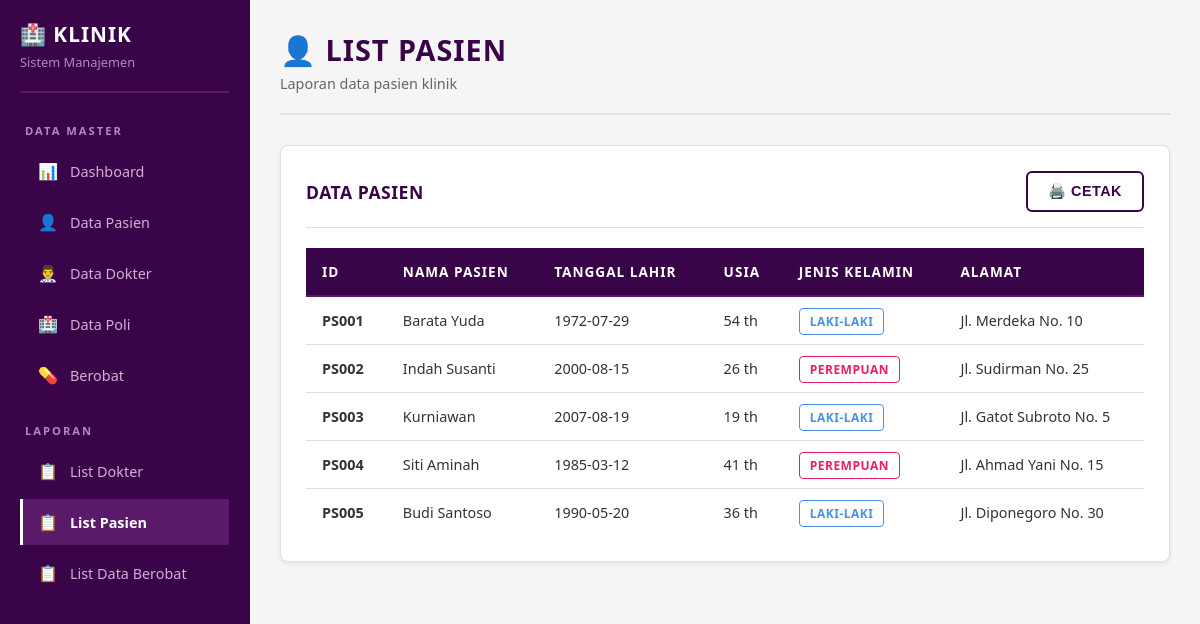
The app's page /list_pasien.php with its own data.
### tables this page shows
CREATE TABLE Pasien (
    PasienKlinik_ID VARCHAR(10) PRIMARY KEY,
    Nama_PasienKlinik VARCHAR(100) NOT NULL,
    Tanggal_LahirPasien DATE NOT NULL,
    Jenis_KelaminPasien VARCHAR(20) NOT NULL,
    Alamat_Pasien TEXT
);

### list_pasien.php (the view, shortened to what this page needs)
<?php
include 'koneksi.php';
$query = "SELECT * FROM Pasien ORDER BY PasienKlinik_ID";
$result = mysqli_query($conn, $query);
function hitungUsia($tanggal_lahir) {
    $birth = new DateTime($tanggal_lahir);
    $today = new DateTime();
    $age = $today->diff($birth)->y;
    return $age;
}
?>
<!DOCTYPE html>
<html lang="id">
<head>
    <link rel="stylesheet" href="sidebar.css">
</head>
<body>
    <?php include 'sidebar.php'; ?>
    <div class="main-content">
        <div class="page-header">
            <h1>👤 List Pasien</h1>
            <p>Laporan data pasien klinik</p>
        </div>
        <div class="content-card">
            <div class="card-header">
                <h3>Data Pasien</h3>
                <button onclick="window.print()" class="btn">🖨️ Cetak</button>
            </div>
            <table>
                <thead>
                    <tr>
                        <th>ID</th>
                        <th>Nama Pasien</th>
                        <th>Tanggal Lahir</th>
                        <th>Usia</th>
                        <th>Jenis Kelamin</th>
                        <th>Alamat</th>
                    </tr>
                </thead>
                <tbody>
                    <?php
                    if (mysqli_num_rows($result) > 0) {
                        while ($row = mysqli_fetch_assoc($result)) {
                            $usia = hitungUsia($row['Tanggal_LahirPasien']);
                            $jk_badge = $row['Jenis_KelaminPasien'] == 'Laki-Laki' ? 'badge-lk' : 'badge-pr';
                            ?>
                            <tr>
                                <td><strong><?php echo $row['PasienKlinik_ID']; ?></strong></td>
                                <td><?php echo $row['Nama_PasienKlinik']; ?></td>
                                <td><?php echo $row['Tanggal_LahirPasien']; ?></td>
                                <td><?php echo $usia; ?> th</td>
                                <td><span class="badge <?php echo $jk_badge; ?>"><?php echo $row['Jenis_KelaminPasien']; ?></span></td>
                                <td><?php echo $row['Alamat_Pasien']; ?></td>
                            </tr>
                            <?php
                        }
                    }
                    ?>
                </tbody>
            </table>
        </div>
    </div>
</body>
</html>

### sidebar.css (style rules this page uses)
* { margin: 0; padding: 0; box-sizing: border-box; }
body { font-family: 'Segoe UI', Tahoma, Geneva, Verdana, sans-serif; background: #f5f5f5; color: #333333; display: flex; min-height: 100vh; }
.main-content { margin-left: 250px; flex: 1; padding: 30px; background: #f5f5f5; }
.page-header { margin-bottom: 30px; padding-bottom: 20px; border-bottom: 2px solid #e0e0e0; }
.page-header h1 { color: #3a0448; font-size: 1.8rem; margin-bottom: 5px; font-weight: 700; text-transform: uppercase; letter-spacing: 1px; }
.page-header p { color: #666666; font-size: 0.9rem; font-weight: 400; }
.content-card { background: #ffffff; border: 1px solid #e0e0e0; padding: 25px; margin-bottom: 25px; border-radius: 8px; box-shadow: 0 2px 4px rgba(0,0,0,0.08); }
.card-header { display: flex; justify-content: space-between; align-items: center; margin-bottom: 20px; padding-bottom: 15px; border-bottom: 1px solid #e0e0e0; }
.card-header h3 { color: #3a0448; font-size: 1.1rem; font-weight: 600; text-transform: uppercase; letter-spacing: 0.5px; }
table { width: 100%; border-collapse: collapse; }
thead { background: #3a0448; }
th { color: #ffffff; font-weight: 700; padding: 14px 16px; text-align: left; font-size: 0.85rem; text-transform: uppercase; letter-spacing: 1px; border-bottom: 2px solid #5a1a6a; }
td { padding: 14px 16px; border-bottom: 1px solid #e0e0e0; color: #333333; font-size: 0.9rem; }
tr:last-child td { border-bottom: none; }
.btn { padding: 10px 20px; border: 2px solid #3a0448; background: transparent; color: #3a0448; border-radius: 6px; cursor: pointer; font-weight: 600; font-size: 0.9rem; transition: all 0.2s ease; text-decoration: none; display: inline-flex; align-items: center; gap: 8px; text-transform: uppercase; letter-spacing: 0.5px; }
.badge { padding: 4px 10px; border: 1px solid #3a0448; font-size: 0.75rem; font-weight: 600; text-transform: uppercase; letter-spacing: 0.5px; border-radius: 4px; }
.badge-lk { border-color: #4a90e2; color: #4a90e2; }
.badge-pr { border-color: #e91e63; color: #e91e63; }

### records on screen
pasien: PasienKlinik_ID "PS001", Nama_PasienKlinik "Barata Yuda", Tanggal_LahirPasien "1972-07-29", Tanggal_LahirPasien "54", Jenis_KelaminPasien "LAKI-LAKI", Alamat_Pasien "Jl. Merdeka No. 10"
pasien: PasienKlinik_ID "PS002", Nama_PasienKlinik "Indah Susanti", Tanggal_LahirPasien "2000-08-15", Tanggal_LahirPasien "26", Jenis_KelaminPasien "PEREMPUAN", Alamat_Pasien "Jl. Sudirman No. 25"
pasien: PasienKlinik_ID "PS003", Nama_PasienKlinik "Kurniawan", Tanggal_LahirPasien "2007-08-19", Tanggal_LahirPasien "19", Jenis_KelaminPasien "LAKI-LAKI", Alamat_Pasien "Jl. Gatot Subroto No. 5"
pasien: PasienKlinik_ID "PS004", Nama_PasienKlinik "Siti Aminah", Tanggal_LahirPasien "1985-03-12", Tanggal_LahirPasien "41", Jenis_KelaminPasien "PEREMPUAN", Alamat_Pasien "Jl. Ahmad Yani No. 15"
pasien: PasienKlinik_ID "PS005", Nama_PasienKlinik "Budi Santoso", Tanggal_LahirPasien "1990-05-20", Tanggal_LahirPasien "36", Jenis_KelaminPasien "LAKI-LAKI", Alamat_Pasien "Jl. Diponegoro No. 30"
